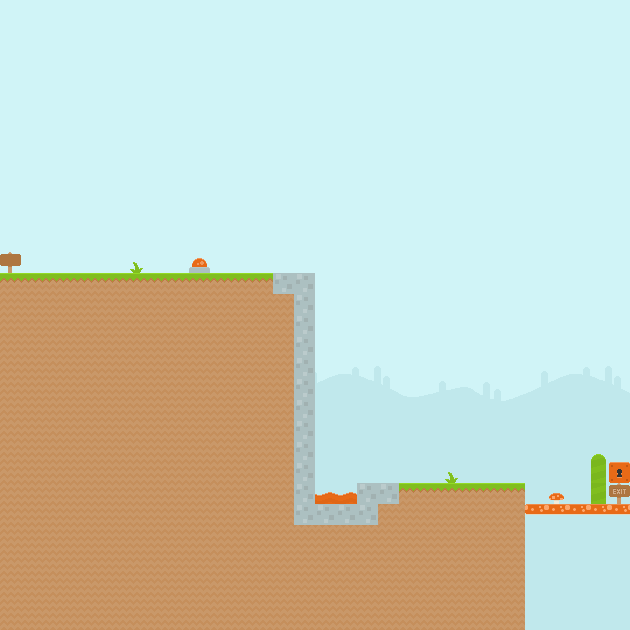

The image is a tile-based game level rendered from a .tmx file. Its description and source (layers, tilesets, objects; grid data summarised) follow:
An orthogonal 30x30 tile map with 21x21 px tiles, 8 tile layers (Tile Layer 1, Platforms, Spawn, Goal, ...).

<map version="1.0" orientation="orthogonal" renderorder="right-down" width="30" height="30" tilewidth="21" tileheight="21">
 <tileset firstgid="1" source="spritesheet.tsx" />
 <layer name="Tile Layer 1" width="30" height="30">
  <data>[900 cells, 900 non-empty, 34 distinct tile ids]</data>
 </layer>
 <layer name="Platforms" width="30" height="30">
  <data>[900 cells, 44 non-empty, 5 distinct tile ids]</data>
 </layer>
 <layer name="Spawn" width="30" height="30">
  <data>[900 cells, 1 non-empty, 1 distinct tile ids]</data>
 </layer>
 <layer name="Goal" width="30" height="30">
  <data>[900 cells, 1 non-empty, 1 distinct tile ids]</data>
 </layer>
 <layer name="Button" width="30" height="30">
  <data>[900 cells, 1 non-empty, 1 distinct tile ids]</data>
 </layer>
 <layer name="Door" width="30" height="30">
  <data>[900 cells, 1 non-empty, 1 distinct tile ids]</data>
 </layer>
 <layer name="Spikes" width="30" height="30">
  <data>[900 cells, 2 non-empty, 1 distinct tile ids]</data>
 </layer>
 <layer name="Tile Layer 2" width="30" height="30">
  <data>[900 cells, 4 non-empty, 3 distinct tile ids]</data>
 </layer>
</map>